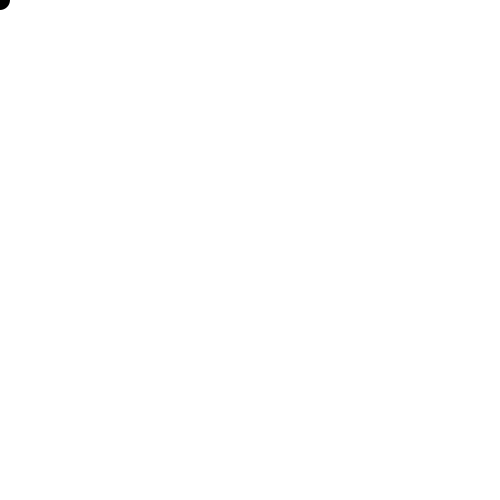
Frame 1 (no input)
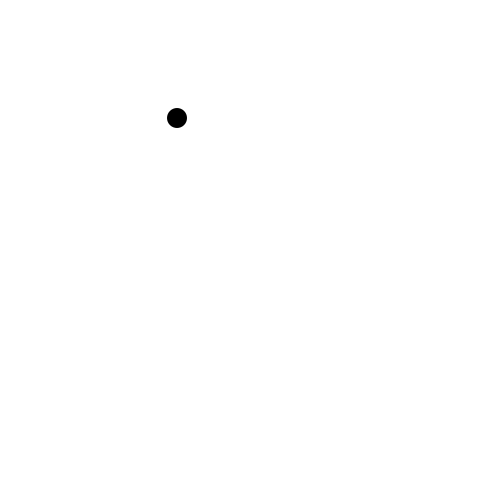
Frame 60 (the mouse pressed at the canvas centre just before this capture)
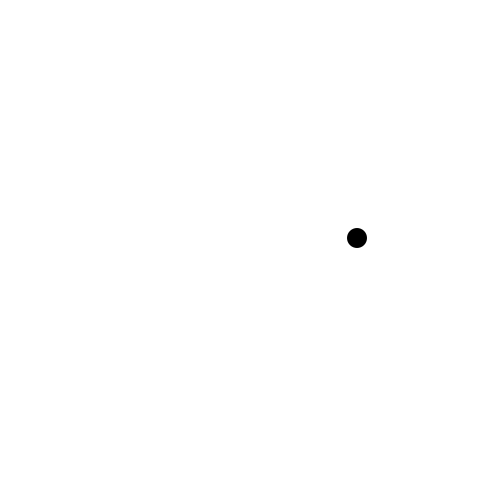
Frame 120 (the mouse held since frame 60 and released just before this capture)

The Processing sketch that drew these frames (run headless with seeded random() and noise(); from frame 60 on, the mouse is pressed at the canvas centre):

// Processing sketch: bouncingBall
// ── bouncingBall.pde
/** Condicionales. Bouncing ball
 */

float x = 0;
float y = 0;

void setup () {
  size( 500, 500 );
  smooth();
  noStroke();
}

void draw () {
  background( 255 );
  
  fill( 0 );
  ellipse( x, y, 20, 20 );
  
  x = x + 3;
  y = y + 2;
}
